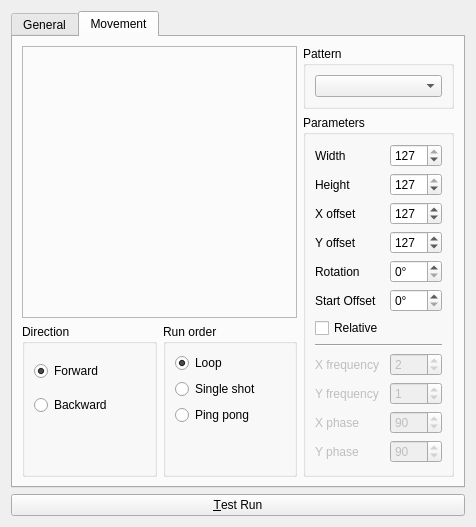
<?xml version="1.0" encoding="UTF-8"?>
<ui version="4.0">
 <class>EFXEditor</class>
 <widget class="QWidget" name="EFXEditor">
  <property name="geometry">
   <rect>
    <x>0</x>
    <y>0</y>
    <width>476</width>
    <height>514</height>
   </rect>
  </property>
  <property name="windowTitle">
   <string>EFX Editor</string>
  </property>
  <layout class="QGridLayout" name="gridLayout_5">
   <item row="0" column="0" colspan="2">
    <widget class="QTabWidget" name="m_tab">
     <property name="toolTip">
      <string/>
     </property>
     <property name="currentIndex">
      <number>1</number>
     </property>
     <widget class="QWidget" name="General">
      <attribute name="title">
       <string>General</string>
      </attribute>
      <layout class="QGridLayout" name="gridLayout_4">
       <item row="0" column="0">
        <widget class="QLabel" name="m_nameLabel">
         <property name="sizePolicy">
          <sizepolicy hsizetype="Maximum" vsizetype="Preferred">
           <horstretch>0</horstretch>
           <verstretch>0</verstretch>
          </sizepolicy>
         </property>
         <property name="text">
          <string>EFX name</string>
         </property>
        </widget>
       </item>
       <item row="0" column="1">
        <widget class="QLineEdit" name="m_nameEdit">
         <property name="toolTip">
          <string>The name of the function being edited</string>
         </property>
        </widget>
       </item>
       <item row="1" column="0" rowspan="6" colspan="2">
        <widget class="QTreeWidget" name="m_tree">
         <property name="sizePolicy">
          <sizepolicy hsizetype="Expanding" vsizetype="Expanding">
           <horstretch>0</horstretch>
           <verstretch>1</verstretch>
          </sizepolicy>
         </property>
         <property name="alternatingRowColors">
          <bool>true</bool>
         </property>
         <property name="selectionMode">
          <enum>QAbstractItemView::ExtendedSelection</enum>
         </property>
         <property name="rootIsDecorated">
          <bool>false</bool>
         </property>
         <property name="itemsExpandable">
          <bool>false</bool>
         </property>
         <property name="allColumnsShowFocus">
          <bool>true</bool>
         </property>
         <attribute name="headerDefaultSectionSize">
          <number>85</number>
         </attribute>
         <column>
          <property name="text">
           <string>Step</string>
          </property>
         </column>
         <column>
          <property name="text">
           <string>Fixture</string>
          </property>
         </column>
         <column>
          <property name="text">
           <string>Reverse</string>
          </property>
         </column>
         <column>
          <property name="text">
           <string>Start Offset</string>
          </property>
         </column>
         <column>
          <property name="text">
           <string>Intensity</string>
          </property>
         </column>
        </widget>
       </item>
       <item row="1" column="2">
        <widget class="QToolButton" name="m_addFixtureButton">
         <property name="text">
          <string notr="true">...</string>
         </property>
         <property name="icon">
          <iconset resource="qlcui.qrc">
           <normaloff>:/edit_add.png</normaloff>:/edit_add.png</iconset>
         </property>
         <property name="iconSize">
          <size>
           <width>32</width>
           <height>32</height>
          </size>
         </property>
        </widget>
       </item>
       <item row="2" column="2">
        <widget class="QToolButton" name="m_removeFixtureButton">
         <property name="text">
          <string notr="true">...</string>
         </property>
         <property name="icon">
          <iconset resource="qlcui.qrc">
           <normaloff>:/edit_remove.png</normaloff>:/edit_remove.png</iconset>
         </property>
         <property name="iconSize">
          <size>
           <width>32</width>
           <height>32</height>
          </size>
         </property>
        </widget>
       </item>
       <item row="3" column="2">
        <widget class="Line" name="line">
         <property name="orientation">
          <enum>Qt::Horizontal</enum>
         </property>
        </widget>
       </item>
       <item row="4" column="2">
        <widget class="QToolButton" name="m_raiseFixtureButton">
         <property name="text">
          <string notr="true">...</string>
         </property>
         <property name="icon">
          <iconset resource="qlcui.qrc">
           <normaloff>:/up.png</normaloff>:/up.png</iconset>
         </property>
         <property name="iconSize">
          <size>
           <width>32</width>
           <height>32</height>
          </size>
         </property>
        </widget>
       </item>
       <item row="5" column="2">
        <widget class="QToolButton" name="m_lowerFixtureButton">
         <property name="text">
          <string notr="true">...</string>
         </property>
         <property name="icon">
          <iconset resource="qlcui.qrc">
           <normaloff>:/down.png</normaloff>:/down.png</iconset>
         </property>
         <property name="iconSize">
          <size>
           <width>32</width>
           <height>32</height>
          </size>
         </property>
        </widget>
       </item>
       <item row="6" column="2" rowspan="2">
        <spacer name="verticalSpacer">
         <property name="orientation">
          <enum>Qt::Vertical</enum>
         </property>
         <property name="sizeHint" stdset="0">
          <size>
           <width>0</width>
           <height>0</height>
          </size>
         </property>
        </spacer>
       </item>
       <item row="7" column="0" colspan="2">
        <widget class="QGroupBox" name="m_orderGroup">
         <property name="title">
          <string>Fixture order</string>
         </property>
         <layout class="QVBoxLayout" name="verticalLayout_5">
          <item>
           <widget class="QRadioButton" name="m_parallelRadio">
            <property name="toolTip">
             <string>All fixtures move in parallel</string>
            </property>
            <property name="text">
             <string>Parallel</string>
            </property>
            <property name="checked">
             <bool>true</bool>
            </property>
           </widget>
          </item>
          <item>
           <widget class="QRadioButton" name="m_serialRadio">
            <property name="toolTip">
             <string>The pattern propagates to each fixture in a sequential order</string>
            </property>
            <property name="text">
             <string>Serial</string>
            </property>
           </widget>
          </item>
          <item>
           <widget class="QRadioButton" name="m_asymmetricRadio">
            <property name="toolTip">
             <string>Each fixture starts moving immediately with an offset</string>
            </property>
            <property name="text">
             <string>Asymmetric</string>
            </property>
           </widget>
          </item>
         </layout>
        </widget>
       </item>
      </layout>
     </widget>
     <widget class="QWidget" name="Movement">
      <attribute name="title">
       <string>Movement</string>
      </attribute>
      <layout class="QGridLayout" name="gridLayout_3">
       <item row="0" column="0" rowspan="2" colspan="2">
        <widget class="QFrame" name="m_previewFrame">
         <property name="sizePolicy">
          <sizepolicy hsizetype="Expanding" vsizetype="Expanding">
           <horstretch>0</horstretch>
           <verstretch>1</verstretch>
          </sizepolicy>
         </property>
         <property name="frameShape">
          <enum>QFrame::StyledPanel</enum>
         </property>
         <property name="frameShadow">
          <enum>QFrame::Sunken</enum>
         </property>
        </widget>
       </item>
       <item row="0" column="2">
        <widget class="QGroupBox" name="m_algorithmGroup">
         <property name="sizePolicy">
          <sizepolicy hsizetype="Preferred" vsizetype="Maximum">
           <horstretch>0</horstretch>
           <verstretch>0</verstretch>
          </sizepolicy>
         </property>
         <property name="title">
          <string>Pattern</string>
         </property>
         <layout class="QVBoxLayout" name="verticalLayout_3">
          <item>
           <widget class="QComboBox" name="m_algorithmCombo">
            <property name="toolTip">
             <string>Pattern for moving the mirror/head</string>
            </property>
           </widget>
          </item>
         </layout>
        </widget>
       </item>
       <item row="1" column="2" rowspan="2">
        <widget class="QGroupBox" name="m_parametersGroup">
         <property name="title">
          <string>Parameters</string>
         </property>
         <layout class="QGridLayout" name="gridLayout">
          <item row="12" column="1">
           <widget class="QSpinBox" name="m_yPhaseSpin">
            <property name="enabled">
             <bool>false</bool>
            </property>
            <property name="toolTip">
             <string>Lissajous pattern's Y phase</string>
            </property>
            <property name="maximum">
             <number>360</number>
            </property>
            <property name="value">
             <number>90</number>
            </property>
           </widget>
          </item>
          <item row="7" column="0" colspan="2">
           <widget class="Line" name="line_2">
            <property name="orientation">
             <enum>Qt::Horizontal</enum>
            </property>
           </widget>
          </item>
          <item row="0" column="0">
           <widget class="QLabel" name="m_widthLabel">
            <property name="text">
             <string>Width</string>
            </property>
           </widget>
          </item>
          <item row="0" column="1">
           <widget class="QSpinBox" name="m_widthSpin">
            <property name="toolTip">
             <string>Value width of the pattern</string>
            </property>
            <property name="maximum">
             <number>127</number>
            </property>
            <property name="value">
             <number>127</number>
            </property>
           </widget>
          </item>
          <item row="1" column="0">
           <widget class="QLabel" name="m_heightLabel">
            <property name="text">
             <string>Height</string>
            </property>
           </widget>
          </item>
          <item row="1" column="1">
           <widget class="QSpinBox" name="m_heightSpin">
            <property name="toolTip">
             <string>Value height of the pattern</string>
            </property>
            <property name="maximum">
             <number>127</number>
            </property>
            <property name="value">
             <number>127</number>
            </property>
           </widget>
          </item>
          <item row="2" column="0">
           <widget class="QLabel" name="m_xOffsetLabel">
            <property name="text">
             <string>X offset</string>
            </property>
           </widget>
          </item>
          <item row="2" column="1">
           <widget class="QSpinBox" name="m_xOffsetSpin">
            <property name="toolTip">
             <string>Pattern's center point on the X axis</string>
            </property>
            <property name="maximum">
             <number>255</number>
            </property>
            <property name="value">
             <number>127</number>
            </property>
           </widget>
          </item>
          <item row="3" column="0">
           <widget class="QLabel" name="m_yOffsetLabel">
            <property name="text">
             <string>Y offset</string>
            </property>
           </widget>
          </item>
          <item row="3" column="1">
           <widget class="QSpinBox" name="m_yOffsetSpin">
            <property name="toolTip">
             <string>Pattern's center point on the Y axis</string>
            </property>
            <property name="maximum">
             <number>255</number>
            </property>
            <property name="value">
             <number>127</number>
            </property>
           </widget>
          </item>
          <item row="4" column="0">
           <widget class="QLabel" name="m_rotationLabel">
            <property name="text">
             <string>Rotation</string>
            </property>
           </widget>
          </item>
          <item row="4" column="1">
           <widget class="QSpinBox" name="m_rotationSpin">
            <property name="toolTip">
             <string>Rotation of the pattern's starting point</string>
            </property>
            <property name="suffix">
             <string>°</string>
            </property>
            <property name="maximum">
             <number>359</number>
            </property>
           </widget>
          </item>
          <item row="9" column="0">
           <widget class="QLabel" name="m_xFrequencyLabel">
            <property name="enabled">
             <bool>false</bool>
            </property>
            <property name="text">
             <string>X frequency</string>
            </property>
           </widget>
          </item>
          <item row="9" column="1">
           <widget class="QSpinBox" name="m_xFrequencySpin">
            <property name="enabled">
             <bool>false</bool>
            </property>
            <property name="toolTip">
             <string>Lissajous pattern's X frequency</string>
            </property>
            <property name="maximum">
             <number>5</number>
            </property>
            <property name="value">
             <number>2</number>
            </property>
           </widget>
          </item>
          <item row="10" column="0">
           <widget class="QLabel" name="m_yFrequencyLabel">
            <property name="enabled">
             <bool>false</bool>
            </property>
            <property name="text">
             <string>Y frequency</string>
            </property>
           </widget>
          </item>
          <item row="10" column="1">
           <widget class="QSpinBox" name="m_yFrequencySpin">
            <property name="enabled">
             <bool>false</bool>
            </property>
            <property name="toolTip">
             <string>Lissajous pattern's Y frequency</string>
            </property>
            <property name="maximum">
             <number>5</number>
            </property>
            <property name="value">
             <number>1</number>
            </property>
           </widget>
          </item>
          <item row="11" column="0">
           <widget class="QLabel" name="m_xPhaseLabel">
            <property name="enabled">
             <bool>false</bool>
            </property>
            <property name="text">
             <string>X phase</string>
            </property>
           </widget>
          </item>
          <item row="13" column="0" colspan="2">
           <spacer name="verticalSpacer_4">
            <property name="orientation">
             <enum>Qt::Vertical</enum>
            </property>
            <property name="sizeHint" stdset="0">
             <size>
              <width>20</width>
              <height>40</height>
             </size>
            </property>
           </spacer>
          </item>
          <item row="11" column="1">
           <widget class="QSpinBox" name="m_xPhaseSpin">
            <property name="enabled">
             <bool>false</bool>
            </property>
            <property name="toolTip">
             <string>Lissajous pattern's X phase</string>
            </property>
            <property name="maximum">
             <number>360</number>
            </property>
            <property name="value">
             <number>90</number>
            </property>
           </widget>
          </item>
          <item row="12" column="0">
           <widget class="QLabel" name="m_yPhaseLabel">
            <property name="enabled">
             <bool>false</bool>
            </property>
            <property name="text">
             <string>Y phase</string>
            </property>
           </widget>
          </item>
          <item row="5" column="1">
           <widget class="QSpinBox" name="m_startOffsetSpin">
            <property name="suffix">
             <string>°</string>
            </property>
            <property name="maximum">
             <number>359</number>
            </property>
           </widget>
          </item>
          <item row="5" column="0">
           <widget class="QLabel" name="m_startOffsetLabel">
            <property name="text">
             <string>Start Offset</string>
            </property>
            <property name="textFormat">
             <enum>Qt::AutoText</enum>
            </property>
           </widget>
          </item>
          <item row="6" column="0">
           <widget class="QCheckBox" name="m_isRelativeCheckbox">
            <property name="text">
             <string>Relative</string>
            </property>
           </widget>
          </item>
         </layout>
        </widget>
       </item>
       <item row="2" column="0">
        <widget class="QGroupBox" name="m_directionGroup">
         <property name="title">
          <string>Direction</string>
         </property>
         <layout class="QVBoxLayout" name="verticalLayout_2">
          <item>
           <widget class="QRadioButton" name="m_forward">
            <property name="toolTip">
             <string>Run the pattern forwards</string>
            </property>
            <property name="text">
             <string>Forward</string>
            </property>
            <property name="checked">
             <bool>true</bool>
            </property>
           </widget>
          </item>
          <item>
           <widget class="QRadioButton" name="m_backward">
            <property name="toolTip">
             <string>Run the pattern backwards</string>
            </property>
            <property name="text">
             <string>Backward</string>
            </property>
           </widget>
          </item>
          <item>
           <spacer name="verticalSpacer_2">
            <property name="orientation">
             <enum>Qt::Vertical</enum>
            </property>
            <property name="sizeType">
             <enum>QSizePolicy::Minimum</enum>
            </property>
            <property name="sizeHint" stdset="0">
             <size>
              <width>20</width>
              <height>40</height>
             </size>
            </property>
           </spacer>
          </item>
         </layout>
        </widget>
       </item>
       <item row="2" column="1">
        <widget class="QGroupBox" name="m_runOrderGroup">
         <property name="title">
          <string>Run order</string>
         </property>
         <layout class="QVBoxLayout" name="_2">
          <item>
           <widget class="QRadioButton" name="m_loop">
            <property name="toolTip">
             <string>Run through over and over again</string>
            </property>
            <property name="text">
             <string>Loop</string>
            </property>
            <property name="checked">
             <bool>true</bool>
            </property>
           </widget>
          </item>
          <item>
           <widget class="QRadioButton" name="m_singleShot">
            <property name="toolTip">
             <string>Run through once and stop</string>
            </property>
            <property name="text">
             <string>Single shot</string>
            </property>
           </widget>
          </item>
          <item>
           <widget class="QRadioButton" name="m_pingPong">
            <property name="toolTip">
             <string>First run forwards, then backwards, again forwards, etc...</string>
            </property>
            <property name="text">
             <string>Ping pong</string>
            </property>
           </widget>
          </item>
          <item>
           <spacer name="verticalSpacer_3">
            <property name="orientation">
             <enum>Qt::Vertical</enum>
            </property>
            <property name="sizeType">
             <enum>QSizePolicy::Minimum</enum>
            </property>
            <property name="sizeHint" stdset="0">
             <size>
              <width>20</width>
              <height>40</height>
             </size>
            </property>
           </spacer>
          </item>
         </layout>
        </widget>
       </item>
      </layout>
     </widget>
    </widget>
   </item>
   <item row="1" column="0" colspan="2">
    <widget class="QPushButton" name="m_testButton">
     <property name="toolTip">
      <string>See what the EFX does when it is run</string>
     </property>
     <property name="text">
      <string>&amp;Test Run</string>
     </property>
     <property name="checkable">
      <bool>true</bool>
     </property>
    </widget>
   </item>
  </layout>
 </widget>
 <resources>
  <include location="qlcui.qrc"/>
 </resources>
 <connections/>
</ui>
